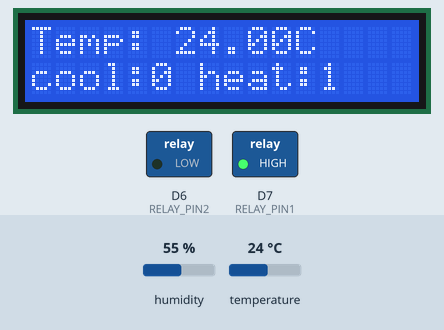
Recording of a sketch running on a simulated ESP8266 (NodeMCU). Shown: 16×2 character LCD, switched loads named in the sketch (green lamp = pin HIGH). Inputs (shaded band) come from the test bench; at power-on: temperature 24 °C, humidity 55 %. WiFi joins after 1.5 s; servers stay silent unless stated; what the sketch prints to the serial monitor is not drawn.

Above: at 4.7 s.
4.8 s: temperature set to 32 °C
At 8.6 s:
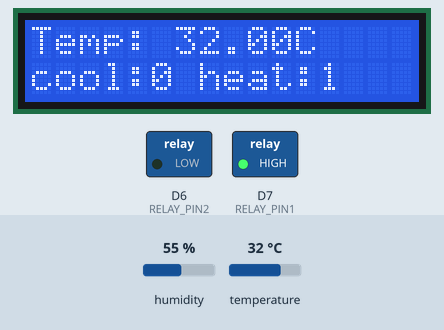
9.6 s: temperature set to 35 °C
At 12.9 s:
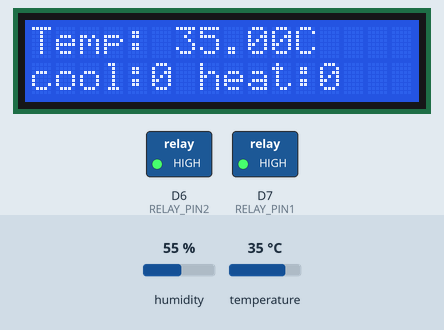
13.6 s: temperature set to 37 °C
At 17.1 s:
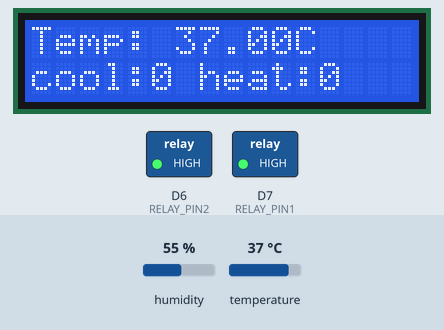
17.6 s: temperature set to 40 °C
At 21.3 s:
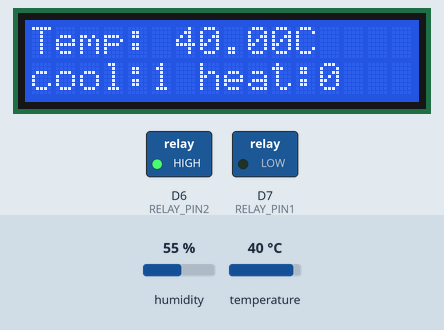
Timing chart, 0 to 22.6 s (numbered marks = the images above; inputs shaded):
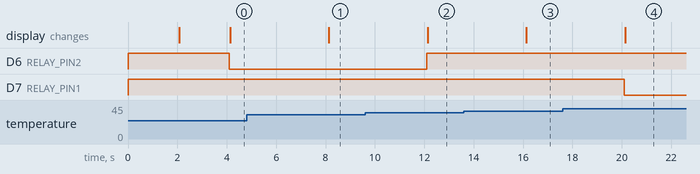

Measured:
- the behaviour switches between 33 and 34 °C on temperature (found by bisection; images 1 and 2)
- the behaviour switches between 38 and 39 °C on temperature (found by bisection; images 3 and 4)
- after the input at 4.8 s, the display: changes after 3.3 s (image 1)
- after the input at 9.6 s, D6 (RELAY_PIN2): LOW → HIGH after 2.5 s; the display: changes after 2.5 s (image 2)
- after the input at 13.6 s, the display: changes after 2.5 s (image 3)
- after the input at 17.6 s, D7 (RELAY_PIN1): HIGH → LOW after 2.5 s; the display: changes after 2.5 s (image 4)

The sketch:

final.ino
```cpp
#define BLYNK_TEMPLATE_ID "TMPL3FEhiHLFH"
#define BLYNK_TEMPLATE_NAME "TEMPERATURE MONITORING"
#define BLYNK_AUTH_TOKEN "GDf9UGC3obHPWVwho2A7AvUAnfwBOVR5"

#define BLYNK_PRINT Serial
#include <ESP8266WiFi.h>
#include <BlynkSimpleEsp8266.h>
#include <DHT.h>
#include <Wire.h>
#include <LiquidCrystal_I2C.h>

// WiFi Credentials
char ssid[] = "redmi";
char pass[] = "12345678";

// DHT Sensor Settings
#define DHT_PIN D4
#define DHT_TYPE DHT11
DHT dht(DHT_PIN, DHT_TYPE);

// Peltier Module (Relay) Settings
#define RELAY_PIN1 D7
#define RELAY_PIN2 D6

// LCD Setup (I2C Address 0x27, 16 cols, 2 rows)
LiquidCrystal_I2C lcd(0x27, 16, 2);

BlynkTimer timer;

void sendSensor() {
  float temp = dht.readTemperature();

  if (isnan(temp)) {
    Serial.println("DHT sensor error!");
    lcd.setCursor(0, 0);
    lcd.print("Sensor Error!  ");
    return;
  }

  Serial.print("Temp: ");
  Serial.print(temp);
  Serial.print("°C | Peltier 1: ");

  bool peltier1 = false;
  bool peltier2 = false;

  if (temp > 38.0) {
    digitalWrite(RELAY_PIN1, LOW);
    peltier1 = true;
    Serial.print("ON ");
  } else {
    digitalWrite(RELAY_PIN1, HIGH);
    Serial.print("OFF ");
  }

  Serial.print("| Peltier 2: ");
  if (temp < 34.0) {
    digitalWrite(RELAY_PIN2, LOW);
    peltier2 = true;
    Serial.println("ON");
  } else {
    digitalWrite(RELAY_PIN2, HIGH);
    Serial.println("OFF");
  }

  Blynk.virtualWrite(V0, temp);

  // Update LCD
  lcd.clear();
  lcd.setCursor(0, 0);
  lcd.print("Temp: ");
  lcd.print(temp);
  lcd.print("C");

  lcd.setCursor(0, 1);
  lcd.print("cool:");
  lcd.print(peltier1 ? "1" : "0");
  lcd.print(" heat:");
  lcd.print(peltier2 ? "1" : "0");
}

void checkConnection() {
  if (WiFi.status() != WL_CONNECTED) {
    Serial.println("WiFi disconnected! Reconnecting...");
    WiFi.disconnect();
    WiFi.begin(ssid, pass);
  }
  if (!Blynk.connected()) {
    Serial.println("Blynk disconnected! Reconnecting...");
    Blynk.connect();
  }
}

void setup() {
  Serial.begin(115200);

  WiFi.begin(ssid, pass);
  Blynk.config(BLYNK_AUTH_TOKEN);

  dht.begin();
  pinMode(RELAY_PIN1, OUTPUT);
  pinMode(RELAY_PIN2, OUTPUT);
  digitalWrite(RELAY_PIN1, HIGH);
  digitalWrite(RELAY_PIN2, HIGH);

  lcd.init();
  lcd.backlight();
  lcd.setCursor(0, 0);
  lcd.print("System initialize");
  delay(2000);
  lcd.clear();

  Serial.println("Dual Peltier Control with LCD & Blynk");

  timer.setInterval(2000L, sendSensor);
  timer.setInterval(10000L, checkConnection);
}

void loop() {
  if (Blynk.connected()) {
    Blynk.run();
  }
  timer.run();
}
```
